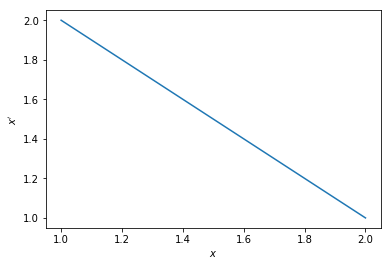

Write Python code to recreate this figure.
'''
me777 hw3 problem 1, book problem 5-3
'''
import numpy as np
import matplotlib.pyplot as plt


def x(rho):
    return 1 * rho + 1


def x_prime(rho):
    return 1 * (1 - rho) + 1


xs = []
xps = []
for i in np.linspace(0, 1, 100):
    xs.append(x(i))
    xps.append(x_prime(i))

plt.figure(0)
plt.plot(xs, xps)
plt.xlabel('$x$')
plt.ylabel("$x'$")
